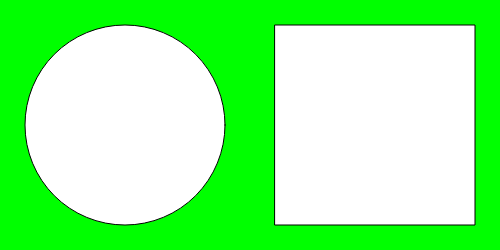
Frame 1 (no input)
Frame 60 (no input): identical to frame 1, image omitted
Frame 120 (the mouse pressed at the canvas centre since frame 60): identical to frame 1, image omitted

The p5.js sketch that drew this single still picture (run headless with seeded random() and noise() and a simulated clock; from frame 60 on, the mouse is pressed at the canvas centre):

// p5.js sketch
// ── sketch.js
function setup() {
  createCanvas(500, 250);
}

function draw() {
  background(0,255,0);
  ellipse(125, 125, 200, 200);
  rect(275, 25, 200, 200);
 
}
